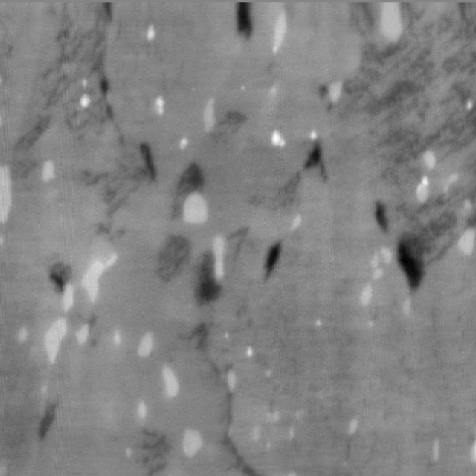
%> input picture test_images/Frame 02 X -21880920 nm & Y 532853 nm.tif, 476 x 476 px; its folder holds 4 pictures in this run
$ octave stitchRow.m   (GNU Octave 9; MATLAB toolbox functions it lacks are replaced by stand-ins)
%> lines starting %> are read from the running program, lines starting %| are printed output that depends on the picture
### stitch.m
function [joint, vertShift, horiShift] =  stitch(Im1, Im2, V1, ImBottom, ImEnd)
vertShift = ImBottom;
horiShift = ImEnd;
% V1 is vector from Im1 to Im2
s1 = size(Im1); s2 = size(Im2);
V = V1 - s2;    %change to workable vector
VB = V(2) + ImEnd;  %take vector to two images that are overlapped
Vcopy = V;
V = V + [ImBottom, ImEnd];
%workout size of new image
row = s1(1);
if V(1) < 0     %need new space above Im1
    Va = abs(V);
    row = s1(1) + Va(1);
end
leftSpace = 0;
if Vcopy(2)+s2(2) - s1(2)  <= 0
    if V(2) >= 0  % Im2 doesn't go beyond left of Im1
        col = s1(2);
    else       %need new space to left of Im1
        col = s1(2) - V(2);
        leftSpace = 1;
    end
else   %need new space to right of Im1
    col = s1(2) + Vcopy(2);

end

joint = uint16(zeros(row,col));  s3 = size(joint);
if V(2) > 0    % Im1 to the left of Im2
    if V(1) >= 0   %Im1 above Im2
        joint(1:s1(1), 1:s1(2)) = Im1(1:end, 1:end);
        joint(V(1)+1:s2(1)+V(1), VB+1:VB+s2(2)) = Im2(1:end, 1:end);
        vertShift = V(1);
    end
    if V(1) < 0  %Im1 below Im2
        joint(Va(1)+1:end, 1:s1(2)) = Im1(1:end, 1:end);
        joint(1:s2(1), VB+1:VB+s2(2)) = Im2(1:end, 1:end);
        vertShift = 0;
    end
    horiShift = V(2);
end
sj = size(joint);
if V(2) <= 0    %Im1 to the right of Im2
    if leftSpace ~= 1 %Im2 doesn't go beyond the very left of Im1
        if V(2) == 0
            joint(Va(1) + 1:Va(1) + s1(1), 1:s1(2)) = Im1(1:end, 1:end);
            joint(1:s2(1)-1, V(2):V(2)+s2(2)) = Im2(1:end, 1:end);
            horiShift = horiShift;
        else
            if V(1) >= 0    %Im1 above Im2
                joint(1:s1(1), 1:s1(2)) = Im1(1:end, 1:end);
                joint(V(1)+1:s2(1)+V(1), sj(2)+V(2)-s2(2)+1:sj(2) + V(2)) = Im2(1:end, 1:end);
            end
            if V(1) < 0    %Im1 below Im2
                joint(Va(1):Va(1)-1 + s1(1), 1:s1(2)) = Im1(1:end, 1:end);
                joint(1:s2(1), sj(2)+V(2)-s2(2)+1:sj(2) + V(2)) = Im2(1:end, 1:end);
            end
            vertShift = V(1)
            s3 = size(joint);
            horiShift = s3(2) - s2(2);
        end
    end
    %     if s1(2) + V(2) -s2(2) < 0  %Im2 goes beyond the very left of Im1
    if leftSpace == 1    %Im2 goes beyond the very left of Im1
        sj = size(joint);
        if V(1) >= 0    %Im1 above Im2
            %             sj(2)-s1(1)+1
            joint(1:s1(1), abs(V(2))+1:sj(2)) = Im1(1:end, 1:end);
            joint(V(1)+1:s2(1)+V(1), 1:s2(2)) = Im2(1:end, 1:end);
            vertShift = V(1);
            horiShift = 0;
        end
        if V(1) < 0    %Im1 below Im2
            joint(Va(1)+1:end, abs(V(2))+1:sj(2)) = Im1(1:end, 1:end);
            joint(1:s2(1), 1:s2(2)) = Im2(1:end, 1:end);
            horiShift = 0;
            vertShift = vertShift;
        end
        %         vertShift = V(1);
        %         s3 = size(joint);
        %         horiShift = s3(2) - s2(2);
    end
end

### stitchRow.m

vertShift = 0; horiShift = 0;
myFolder = strcat(pwd,'/test_images');
% myFolder = strcat(pwd,'/noGreyLines');
% filePattern = fullfile(myFolder, '*.jpg');
filePattern = fullfile(myFolder, '*.tif');
tifFiles = dir(filePattern);
baseFileName1 = tifFiles(1).name;
fullFileName1 = fullfile(myFolder, baseFileName1);
joint = imread(fullFileName1);
%> joint is the input picture: size 476x476 uint16; min 0, max 65535, mean 33574.4
shiftVect = [460,570; 460,570; 460,560; 452,606; 460,570; 460,570; 460,570; 460,570; 460,570; 460,570;];
shiftVect = [460,570;460,570;460,570;460,570;460,570;460,570;460,570;460,570;477,475]; %down
shiftVect = [476*2,476*2;476*2,476*2;476*2,476*2;476*2,476*2;476*2,476*2;476*2,476*2]  %up
shiftVect = [0,476*2;0,476*2;0,476*2;0,476*2;476*2,476*2;476*2,476*2]
shiftVect = [476*2,0;476*2,476*2;0,476*2;0,476*2]
for i = 2:5%(length(tifFiles))
    baseFileName2 = tifFiles(i).name;
    fullFileName2 = fullfile(myFolder, baseFileName2);
    Im2 = imread(fullFileName2);
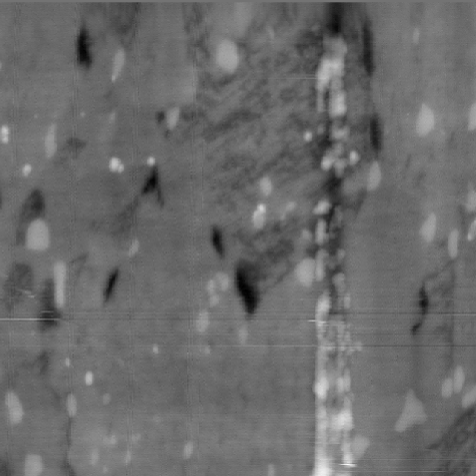
%> input picture test_images/Frame 08 X -21882926 nm & Y 532851 nm.tif, 476 x 476 px
%> Im2 is the input picture: size 476x476 uint16; min 0, max 65535, mean 27548.7
    [joint, vertShift, horiShift] = stitch(joint, Im2, shiftVect(i-1,:), vertShift, horiShift);
%> in stitch, `joint(1:s1(1), abs(V(2))+1:sj(2)) = Im1(1:end, 1:end);`:
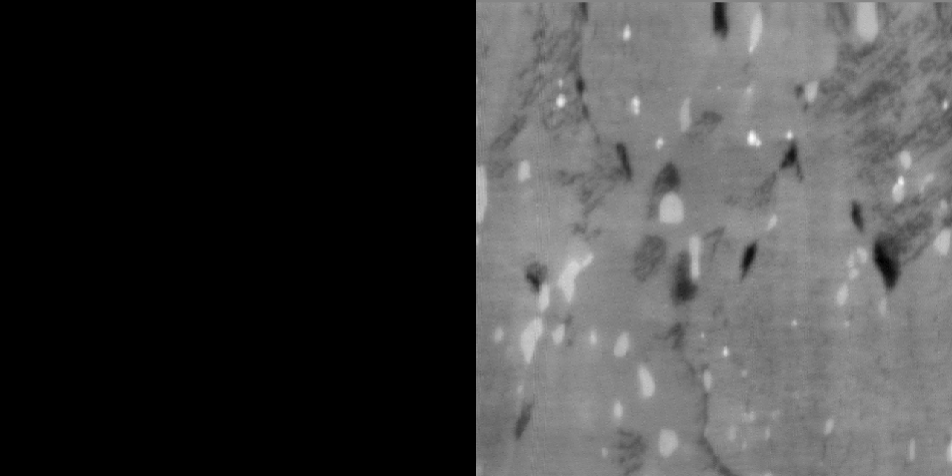
%> joint: size 476x952 uint16; min 0, max 65535, mean 16787.2; drawn with min black and max white
%> in stitch, `joint(V(1)+1:s2(1)+V(1), 1:s2(2)) = Im2(1:end, 1:end);`:
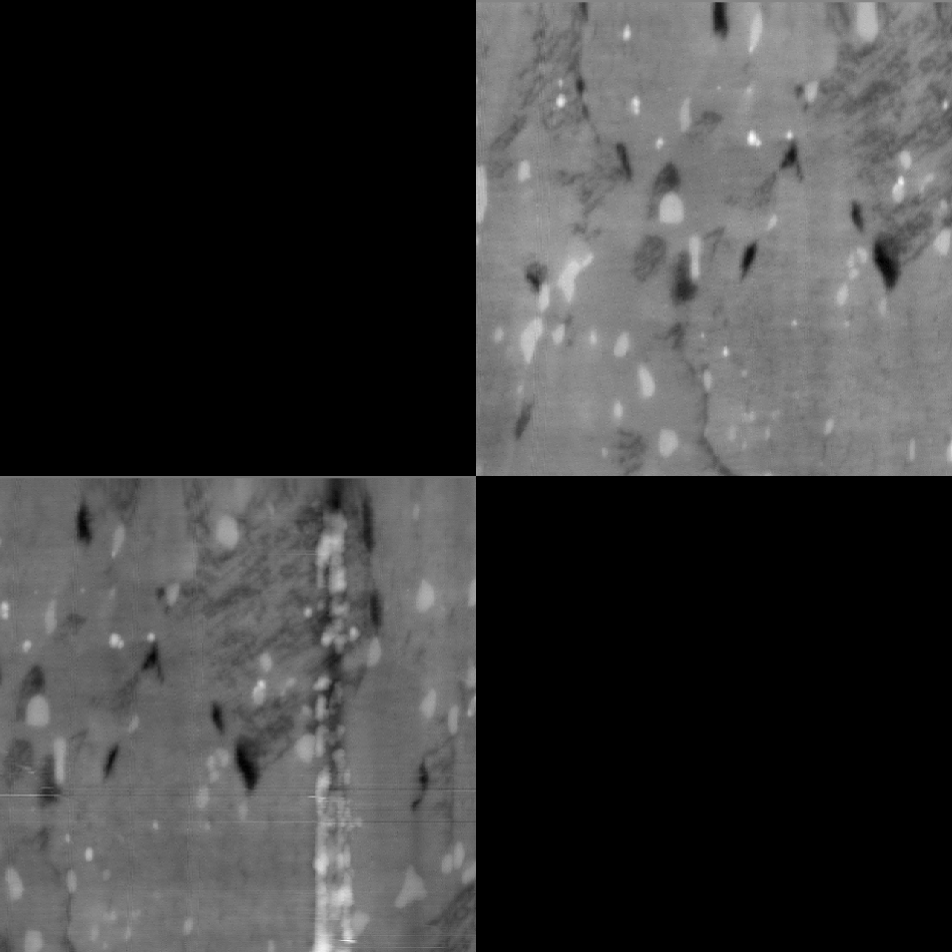
%> joint: size 952x952 uint16; min 0, max 65535, mean 15280.8; drawn with min black and max white
%> vertShift = 476; horiShift = 0
    imshow(joint)
end
%> pass 2 of the loop `for i = 2:5`:
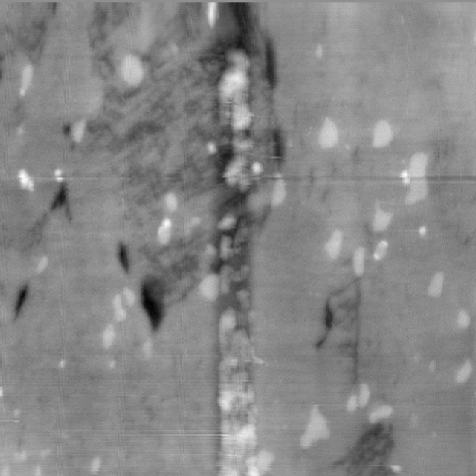
%> input picture test_images/Frame 10 X -21884929 nm & Y 532852 nm.tif, 476 x 476 px
%> Im2 is the input picture: size 476x476 uint16; min 251, max 65535, mean 34752.5
%> VB = 476
%> in stitch (call 2), `V = V + [ImBottom, ImEnd];`: V = [952 476]
%> in stitch (call 2), `joint(V(1)+1:s2(1)+V(1), VB+1:VB+s2(2)) = Im2(1:end, 1:end);`:
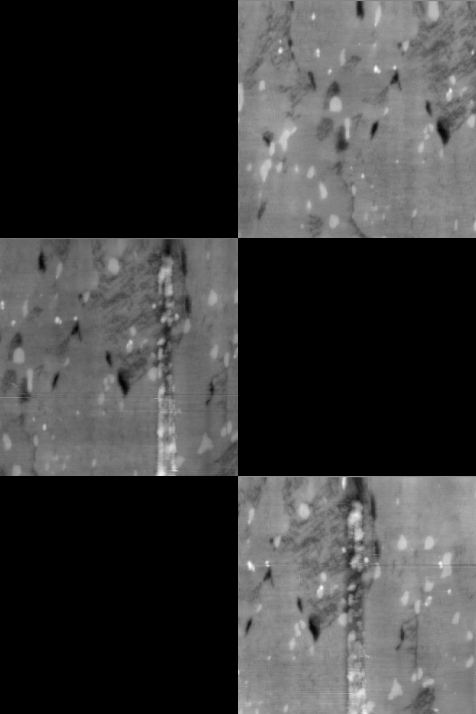
%> joint: size 1428x952 uint16 (shown at 1/2 size); min 0, max 65535, mean 15979.3; drawn with min black and max white
%> in stitch (call 2), `vertShift = V(1);`: vertShift = 952
%> in stitch (call 2), `horiShift = V(2);`: horiShift = 476
%> `[joint, vertShift, horiShift] = stitch(joint, Im2, shiftVect(i-1,:), v..`: vertShift = 952; horiShift = 476
%> pass 3 of the loop `for i = 2:5`:
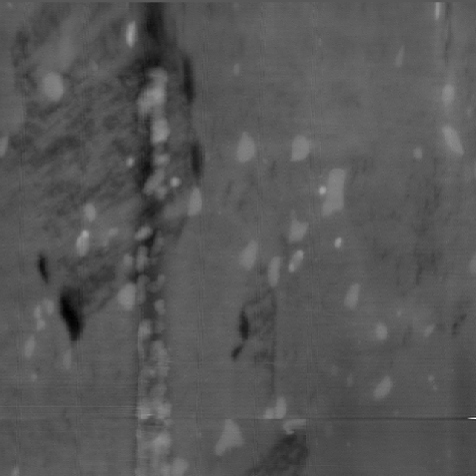
%> input picture test_images/Frame 14 X -21886921 nm & Y 532858 nm.tif, 476 x 476 px
%> Im2 is the input picture: size 476x476 uint16; min 0, max 65535, mean 22374.9
%> VB = 952
%> in stitch (call 3), `V = V + [ImBottom, ImEnd];`: V = [476 952]
%> in stitch (call 3), `joint(V(1)+1:s2(1)+V(1), VB+1:VB+s2(2)) = Im2(1:end, 1:end);`:
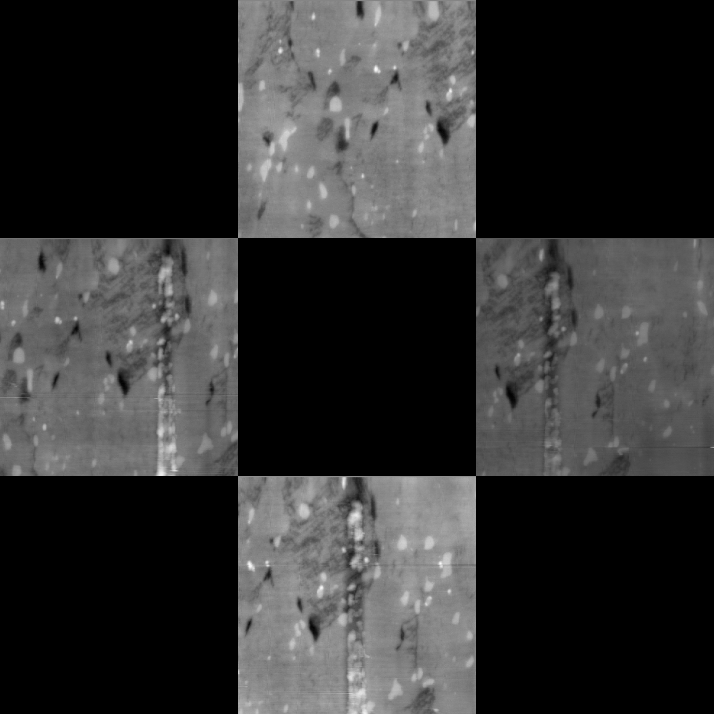
%> joint: size 1428x1428 uint16 (shown at 1/2 size); min 0, max 65535, mean 13138.9; drawn with min black and max white
%> in stitch (call 3), `vertShift = V(1);`: vertShift = 476
%> in stitch (call 3), `horiShift = V(2);`: horiShift = 952
%> `[joint, vertShift, horiShift] = stitch(joint, Im2, shiftVect(i-1,:), v..`: vertShift = 476; horiShift = 952
%> (the run ends here)
